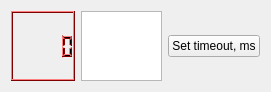
   <widget class="QWidget" name="layoutWidget">
    <property name="geometry">
     <rect>
      <x>80</x>
      <y>400</y>
      <width>271</width>
      <height>73</height>
     </rect>
    </property>
    <layout class="QHBoxLayout" name="horizontalLayout">
     <item>
      <widget class="QLCDNumber" name="A1">
       <property name="palette">
        <palette>
         <active>
          <colorrole role="WindowText">
           <brush brushstyle="SolidPattern">
            <color alpha="255">
             <red>0</red>
             <green>0</green>
             <blue>0</blue>
            </color>
           </brush>
          </colorrole>
          <colorrole role="Button">
           <brush brushstyle="SolidPattern">
            <color alpha="255">
             <red>255</red>
             <green>0</green>
             <blue>0</blue>
            </color>
           </brush>
          </colorrole>
          <colorrole role="Light">
           <brush brushstyle="SolidPattern">
            <color alpha="255">
             <red>255</red>
             <green>127</green>
             <blue>127</blue>
            </color>
           </brush>
          </colorrole>
          <colorrole role="Midlight">
           <brush brushstyle="SolidPattern">
            <color alpha="255">
             <red>255</red>
             <green>63</green>
             <blue>63</blue>
            </color>
           </brush>
          </colorrole>
          <colorrole role="Dark">
           <brush brushstyle="SolidPattern">
            <color alpha="255">
             <red>127</red>
             <green>0</green>
             <blue>0</blue>
            </color>
           </brush>
          </colorrole>
          <colorrole role="Mid">
           <brush brushstyle="SolidPattern">
            <color alpha="255">
             <red>170</red>
             <green>0</green>
             <blue>0</blue>
            </color>
           </brush>
          </colorrole>
          <colorrole role="Text">
           <brush brushstyle="SolidPattern">
            <color alpha="255">
             <red>0</red>
             <green>0</green>
             <blue>0</blue>
            </color>
           </brush>
          </colorrole>
          <colorrole role="BrightText">
           <brush brushstyle="SolidPattern">
            <color alpha="255">
             <red>255</red>
             <green>255</green>
             <blue>255</blue>
            </color>
           </brush>
          </colorrole>
          <colorrole role="ButtonText">
           <brush brushstyle="SolidPattern">
            <color alpha="255">
             <red>0</red>
             <green>0</green>
             <blue>0</blue>
            </color>
           </brush>
          </colorrole>
          <colorrole role="Base">
           <brush brushstyle="SolidPattern">
            <color alpha="255">
             <red>255</red>
             <green>255</green>
             <blue>255</blue>
            </color>
           </brush>
          </colorrole>
          <colorrole role="Window">
           <brush brushstyle="SolidPattern">
            <color alpha="255">
             <red>255</red>
             <green>0</green>
             <blue>0</blue>
            </color>
           </brush>
          </colorrole>
          <colorrole role="Shadow">
           <brush brushstyle="SolidPattern">
            <color alpha="255">
             <red>0</red>
             <green>0</green>
             <blue>0</blue>
            </color>
           </brush>
          </colorrole>
          <colorrole role="AlternateBase">
           <brush brushstyle="SolidPattern">
            <color alpha="255">
             <red>255</red>
             <green>127</green>
             <blue>127</blue>
            </color>
           </brush>
          </colorrole>
          <colorrole role="ToolTipBase">
           <brush brushstyle="SolidPattern">
            <color alpha="255">
             <red>255</red>
             <green>255</green>
             <blue>220</blue>
            </color>
           </brush>
          </colorrole>
          <colorrole role="ToolTipText">
           <brush brushstyle="SolidPattern">
            <color alpha="255">
             <red>0</red>
             <green>0</green>
             <blue>0</blue>
            </color>
           </brush>
          </colorrole>
          <colorrole role="PlaceholderText">
           <brush brushstyle="SolidPattern">
            <color alpha="128">
             <red>0</red>
             <green>0</green>
             <blue>0</blue>
            </color>
           </brush>
          </colorrole>
         </active>
         <inactive>
          <colorrole role="WindowText">
           <brush brushstyle="SolidPattern">
            <color alpha="255">
             <red>0</red>
             <green>0</green>
             <blue>0</blue>
            </color>
           </brush>
          </colorrole>
          <colorrole role="Button">
           <brush brushstyle="SolidPattern">
            <color alpha="255">
             <red>255</red>
             <green>0</green>
             <blue>0</blue>
            </color>
           </brush>
          </colorrole>
          <colorrole role="Light">
           <brush brushstyle="SolidPattern">
            <color alpha="255">
             <red>255</red>
             <green>127</green>
             <blue>127</blue>
            </color>
           </brush>
          </colorrole>
          <colorrole role="Midlight">
           <brush brushstyle="SolidPattern">
            <color alpha="255">
             <red>255</red>
             <green>63</green>
             <blue>63</blue>
            </color>
           </brush>
          </colorrole>
          <colorrole role="Dark">
           <brush brushstyle="SolidPattern">
            <color alpha="255">
             <red>127</red>
             <green>0</green>
             <blue>0</blue>
            </color>
           </brush>
          </colorrole>
          <colorrole role="Mid">
           <brush brushstyle="SolidPattern">
            <color alpha="255">
             <red>170</red>
             <green>0</green>
             <blue>0</blue>
            </color>
           </brush>
          </colorrole>
          <colorrole role="Text">
           <brush brushstyle="SolidPattern">
            <color alpha="255">
             <red>0</red>
             <green>0</green>
             <blue>0</blue>
            </color>
           </brush>
          </colorrole>
          <colorrole role="BrightText">
           <brush brushstyle="SolidPattern">
            <color alpha="255">
             <red>255</red>
             <green>255</green>
             <blue>255</blue>
            </color>
           </brush>
          </colorrole>
          <colorrole role="ButtonText">
           <brush brushstyle="SolidPattern">
            <color alpha="255">
             <red>0</red>
             <green>0</green>
             <blue>0</blue>
            </color>
           </brush>
          </colorrole>
          <colorrole role="Base">
           <brush brushstyle="SolidPattern">
            <color alpha="255">
             <red>255</red>
             <green>255</green>
             <blue>255</blue>
            </color>
           </brush>
          </colorrole>
          <colorrole role="Window">
           <brush brushstyle="SolidPattern">
            <color alpha="255">
             <red>255</red>
             <green>0</green>
             <blue>0</blue>
            </color>
           </brush>
          </colorrole>
          <colorrole role="Shadow">
           <brush brushstyle="SolidPattern">
            <color alpha="255">
             <red>0</red>
             <green>0</green>
             <blue>0</blue>
            </color>
           </brush>
          </colorrole>
          <colorrole role="AlternateBase">
           <brush brushstyle="SolidPattern">
            <color alpha="255">
             <red>255</red>
             <green>127</green>
             <blue>127</blue>
            </color>
           </brush>
          </colorrole>
          <colorrole role="ToolTipBase">
           <brush brushstyle="SolidPattern">
            <color alpha="255">
             <red>255</red>
             <green>255</green>
             <blue>220</blue>
            </color>
           </brush>
          </colorrole>
          <colorrole role="ToolTipText">
           <brush brushstyle="SolidPattern">
            <color alpha="255">
             <red>0</red>
             <green>0</green>
             <blue>0</blue>
            </color>
           </brush>
          </colorrole>
          <colorrole role="PlaceholderText">
           <brush brushstyle="SolidPattern">
            <color alpha="128">
             <red>0</red>
             <green>0</green>
             <blue>0</blue>
            </color>
           </brush>
          </colorrole>
         </inactive>
         <disabled>
          <colorrole role="WindowText">
           <brush brushstyle="SolidPattern">
            <color alpha="255">
             <red>127</red>
             <green>0</green>
             <blue>0</blue>
            </color>
           </brush>
          </colorrole>
          <colorrole role="Button">
           <brush brushstyle="SolidPattern">
            <color alpha="255">
             <red>255</red>
             <green>0</green>
             <blue>0</blue>
            </color>
           </brush>
          </colorrole>
          <colorrole role="Light">
           <brush brushstyle="SolidPattern">
            <color alpha="255">
             <red>255</red>
             <green>127</green>
             <blue>127</blue>
            </color>
           </brush>
          </colorrole>
          <colorrole role="Midlight">
           <brush brushstyle="SolidPattern">
            <color alpha="255">
             <red>255</red>
             <green>63</green>
             <blue>63</blue>
            </color>
           </brush>
          </colorrole>
          <colorrole role="Dark">
           <brush brushstyle="SolidPattern">
            <color alpha="255">
             <red>127</red>
             <green>0</green>
             <blue>0</blue>
            </color>
           </brush>
          </colorrole>
          <colorrole role="Mid">
           <brush brushstyle="SolidPattern">
            <color alpha="255">
             <red>170</red>
             <green>0</green>
             <blue>0</blue>
            </color>
           </brush>
          </colorrole>
          <colorrole role="Text">
           <brush brushstyle="SolidPattern">
            <color alpha="255">
             <red>127</red>
             <green>0</green>
             <blue>0</blue>
            </color>
           </brush>
          </colorrole>
          <colorrole role="BrightText">
           <brush brushstyle="SolidPattern">
            <color alpha="255">
             <red>255</red>
             <green>255</green>
             <blue>255</blue>
            </color>
           </brush>
          </colorrole>
          <colorrole role="ButtonText">
           <brush brushstyle="SolidPattern">
            <color alpha="255">
             <red>127</red>
             <green>0</green>
             <blue>0</blue>
            </color>
           </brush>
          </colorrole>
          <colorrole role="Base">
           <brush brushstyle="SolidPattern">
            <color alpha="255">
             <red>255</red>
             <green>0</green>
             <blue>0</blue>
            </color>
           </brush>
          </colorrole>
          <colorrole role="Window">
           <brush brushstyle="SolidPattern">
            <color alpha="255">
             <red>255</red>
             <green>0</green>
             <blue>0</blue>
            </color>
           </brush>
          </colorrole>
          <colorrole role="Shadow">
           <brush brushstyle="SolidPattern">
            <color alpha="255">
             <red>0</red>
             <green>0</green>
             <blue>0</blue>
            </color>
           </brush>
          </colorrole>
          <colorrole role="AlternateBase">
           <brush brushstyle="SolidPattern">
            <color alpha="255">
             <red>255</red>
             <green>0</green>
             <blue>0</blue>
            </color>
           </brush>
          </colorrole>
          <colorrole role="ToolTipBase">
           <brush brushstyle="SolidPattern">
            <color alpha="255">
             <red>255</red>
             <green>255</green>
             <blue>220</blue>
            </color>
           </brush>
          </colorrole>
          <colorrole role="ToolTipText">
           <brush brushstyle="SolidPattern">
            <color alpha="255">
             <red>0</red>
             <green>0</green>
             <blue>0</blue>
            </color>
           </brush>
          </colorrole>
          <colorrole role="PlaceholderText">
           <brush brushstyle="SolidPattern">
            <color alpha="128">
             <red>0</red>
             <green>0</green>
             <blue>0</blue>
            </color>
           </brush>
          </colorrole>
         </disabled>
        </palette>
       </property>
       <property name="frameShape">
        <enum>QFrame::Box</enum>
       </property>
      </widget>
     </item>
     <item>
      <widget class="QTextEdit" name="A1_txt"/>
     </item>
     <item>
      <widget class="QPushButton" name="Set_A1">
       <property name="text">
        <string>Set timeout, ms</string>
       </property>
      </widget>
     </item>
    </layout>
   </widget>
